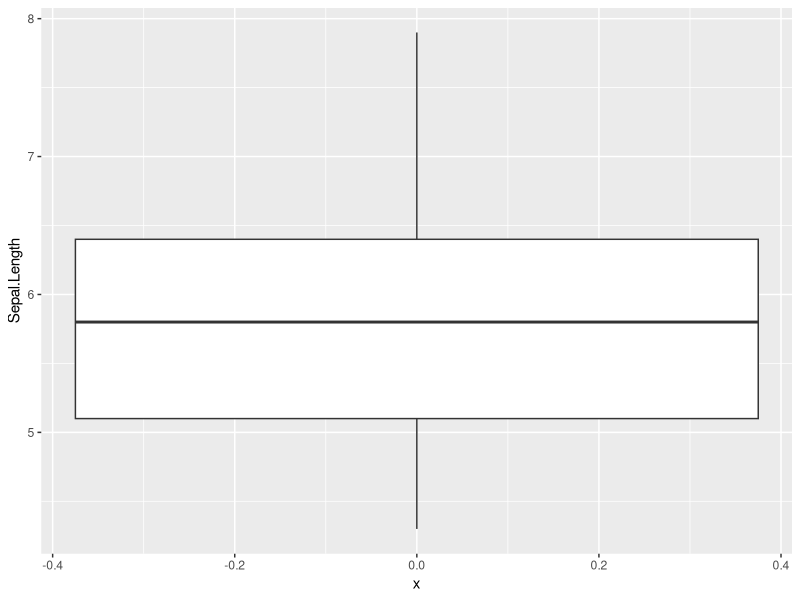
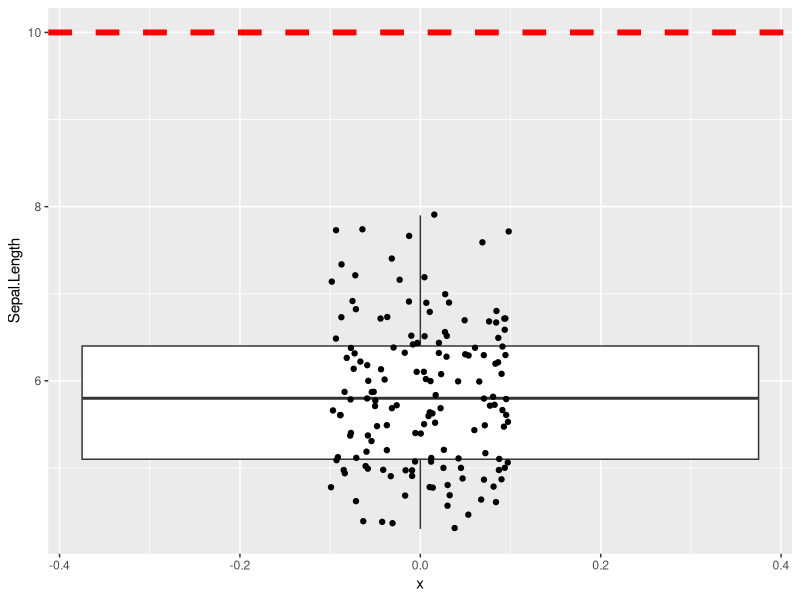
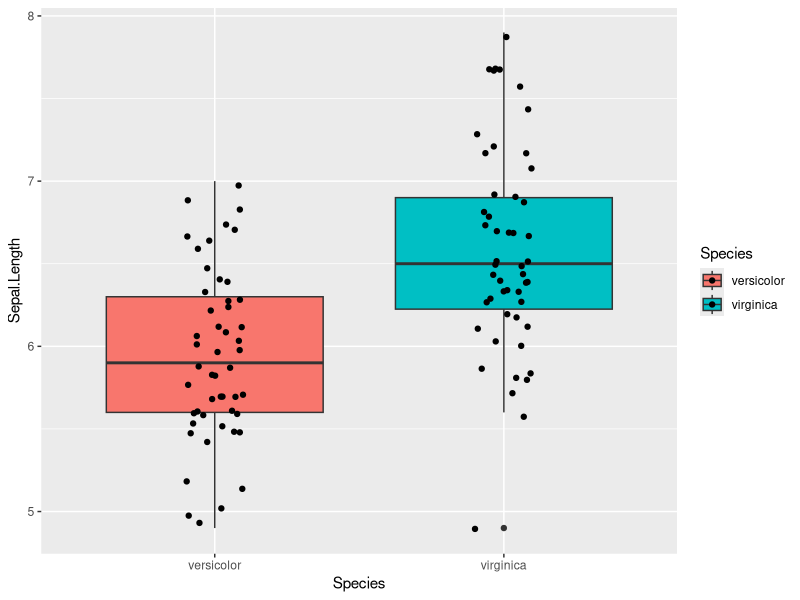
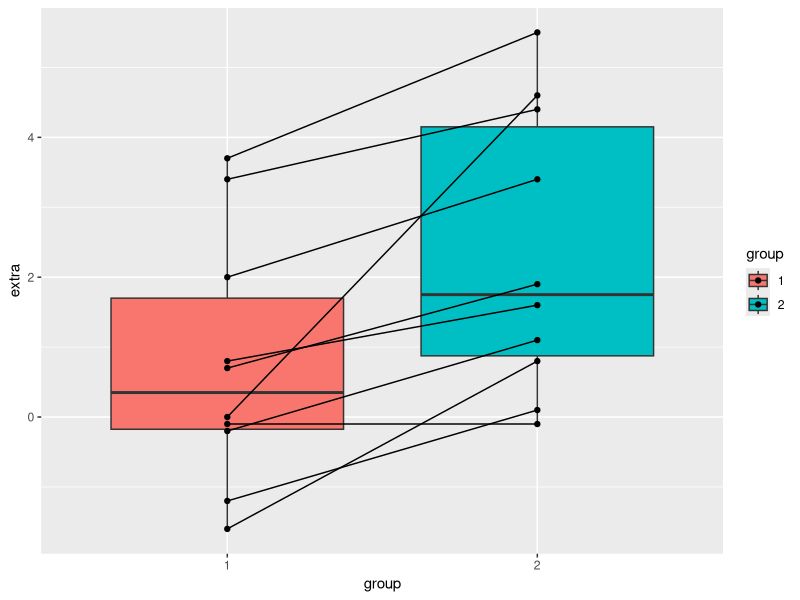
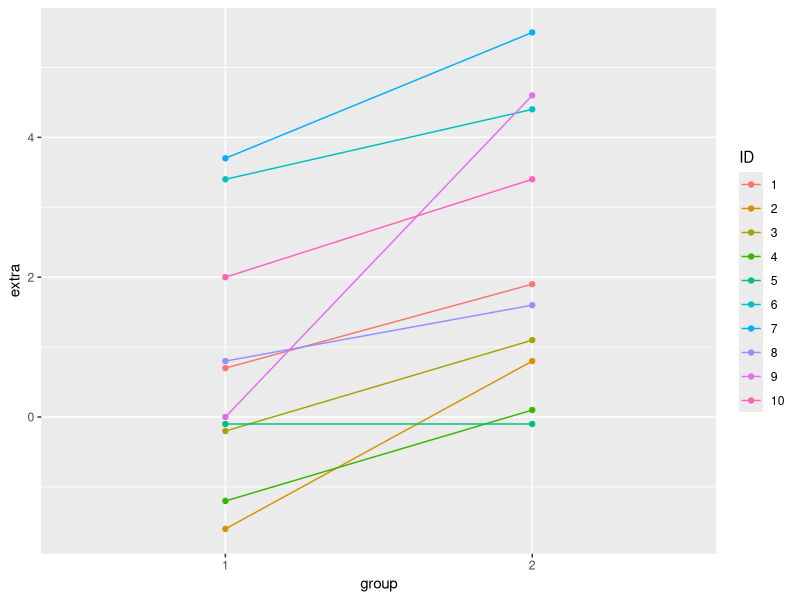
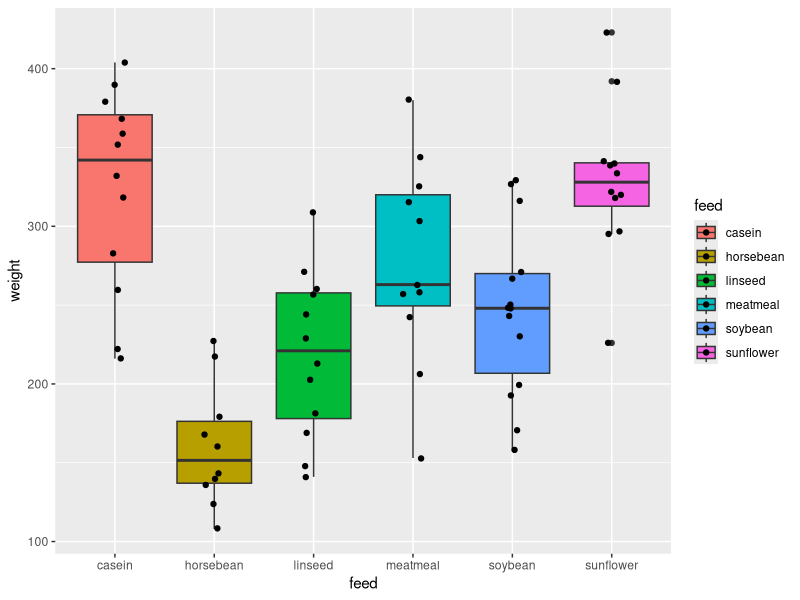
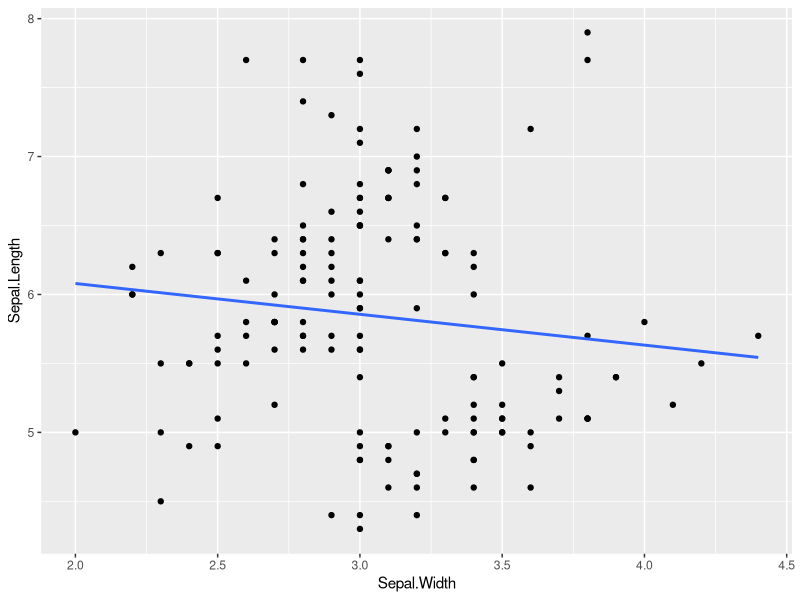
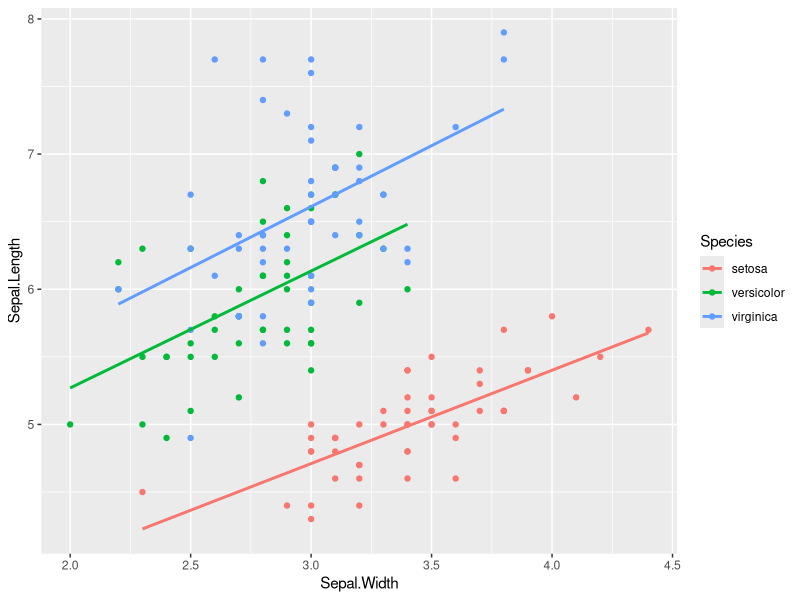

These charts were generated, in order, by the following R code:
## ---- chunk 1
# load libraries
library(tidyverse)
library(viridis)
library(broom)
## ---- chunk 2
iris$Sepal.Length

ggplot(iris, aes(x =0 ,y=Sepal.Length)) +
  geom_boxplot()
## ---- chunk 3
iris$Sepal.Length

mean(iris$Sepal.Length)

### significant result
t.test(iris$Sepal.Length, mu = 10)

### non-significant result
t.test(iris$Sepal.Length, mu = 5.8)
## ---- chunk 4
ggplot(iris, aes(x =0 , y=Sepal.Length)) +
  geom_boxplot() +
  geom_jitter(width = 0.1) +
  geom_hline(yintercept = 10, color='red', linewidth = 2, linetype = 'dashed')
## ---- chunk 5
t.test(iris$Sepal.Length, mu = 5)

# tidy()
# Gets the result of the test
t.test(iris$Sepal.Length, mu = 5) %>% tidy()

# glance()
# Gets the model parameters; frequently some of the columns will be the same as
# the ones you get with tidy(). With t.test() tidy() and glance() actually 
# return exactly the same results.
t.test(iris$Sepal.Length, mu = 5) %>% glance()
## ---- chunk 6
# How to pipe into t.test
iris %>% 
# filter out one species, because we can only test two groups
  filter(Species != 'setosa') %>%
# Syntax is numeric variable ~ grouping variable
# Need to use . when piping; this tells t.test() that the table is being piped in
  t.test(Sepal.Length ~ Species, data = .)

### with tidy()
iris %>% 
  filter(Species != 'setosa') %>%
  t.test(Sepal.Length ~ Species, data = .) %>%
  tidy()
## ---- chunk 7
iris %>% 
  filter(Species != 'setosa') %>% 
ggplot(aes(x = Species , y=Sepal.Length, fill = Species)) +
  geom_boxplot() +
  geom_jitter(width = 0.1)
## ---- chunk 8
vector_1 <- iris %>% 
  filter(Species=="versicolor") %>% 
  select(Sepal.Length)

vector_2 <- iris %>% 
  filter(Species=="virginica") %>% 
  select(Sepal.Length)

vector_1
vector_2
## ---- chunk 9
t.test(vector_1, vector_2)

t.test(Sepal.Length ~ Species, data = filter(iris, Species != 'setosa'))
## ---- chunk 10
# iris$Sepal.Length
# 
# iris$Species == "versicolor"
# 
# iris[iris$Species=="versicolor",]

iris[iris$Species=="versicolor",]$Sepal.Length

iris[iris$Species=="virginica",]$Sepal.Length
## ---- chunk 11
vector_1 <-  iris[iris$Species=="versicolor",]$Sepal.Length

vector_2 <-  iris[iris$Species=="virginica",]$Sepal.Length

vector_1

vector_2


t.test(vector_1, vector_2)
## ---- chunk 12
sleep %>% 
  ggplot(aes(x = group, y = extra, fill=group)) +
  geom_boxplot() +
  geom_point() +
  geom_line(aes(group = ID))

sleep %>% 
  ggplot(aes(x = group, y = extra, colour = ID)) +
  geom_point() +
  geom_line(aes(group = ID))
## ---- chunk 13
## Paired t-test
## The sleep data is actually paired, so could have been in wide format:
sleep_wide <- pivot_wider(sleep, names_from = group, values_from = "extra") #%>% 

sleep_wide <- sleep_wide %>% 
  rename(time_1 = "1",
         time_2 = "2")

sleep_wide
## ---- chunk 14
# on long data()
t.test(data = sleep, extra ~ group)

# wide data
t.test(sleep_wide$time_1, sleep_wide$time_2)
## ---- chunk 15
# wide data
t.test(sleep_wide$time_1, sleep_wide$time_2, paired = TRUE)
## ---- chunk 16
# wide data
t.test(Pair(time_1,time_2) ~ 1, data=sleep_wide)
## ---- chunk 17
# made up data
Elecorate <- data.frame(row.names = c("Democrat", "Independent", "Republican"),
                        male = c(484, 239, 477),
                        female = c(762, 327, 468))

Elecorate
## ---- chunk 18
Elecorate %>% chisq.test()

# Results
# H0: rejected
# H1: there is sig difference between gender in party affiliation
## ---- chunk 19
chisq.test(Elecorate) %>% tidy() 

chisq.test(Elecorate) %>% glance()

# chisq.test(Elecorate) %>% augment()
## ---- chunk 20
chickwts
chickwts %>% distinct(feed)
## ---- chunk 21
aov(weight ~ feed, data = chickwts)

aov(weight ~ feed, data = chickwts) %>% summary()
## ---- chunk 22
aov(weight ~ feed, data = chickwts) %>% tidy()

aov(weight ~ feed, data = chickwts) %>% glance()

aov(weight ~ feed, data = chickwts) %>% augment()
## ---- chunk 23
aov(weight ~ feed, data = chickwts) %>% summary()
print('---')
aov(weight ~ feed, data = chickwts) %>% TukeyHSD()
## ---- chunk 24
chickwts %>% 
  ggplot(aes(feed, weight, fill = feed)) +
    geom_boxplot() +
    geom_jitter(width = 0.1)
## ---- chunk 25
aov(weight ~ feed, data = chickwts) %>% TukeyHSD() %>% tidy()

# aov(weight ~ feed, data = chickwts) %>% TukeyHSD() %>% glance()

# aov(weight ~ feed, data = chickwts) %>% TukeyHSD() %>% augment()
## ---- chunk 26
ggplot(iris, aes(x = Sepal.Width, y = Sepal.Length)) +
  geom_point() +
  geom_smooth(method = 'lm', se = F)
## ---- chunk 27
### y ~ x
lm(Sepal.Length ~ Sepal.Width, data = iris) %>% summary()

# lm(Sepal.Width ~ Sepal.Length, data = iris) %>% summary()
## ---- chunk 28
lm(Sepal.Length ~ Sepal.Width, data = iris) %>% tidy()

# lm(Sepal.Length ~ Sepal.Width, data = iris) %>% glance()
# lm(Sepal.Length ~ Sepal.Width, data = iris) %>% augment(iris)
## ---- chunk 29
ggplot(iris, aes(x = Sepal.Width, y = Sepal.Length, colour = Species)) +
  geom_point() +
  geom_smooth(method = 'lm', se = F)
## ---- chunk 30
### y ~ x
lm(Sepal.Length ~ Sepal.Width + Species, data = iris) %>% summary()
## ---- chunk 31
lm(Sepal.Length ~ Sepal.Width + Species, data = iris) %>% tidy()
